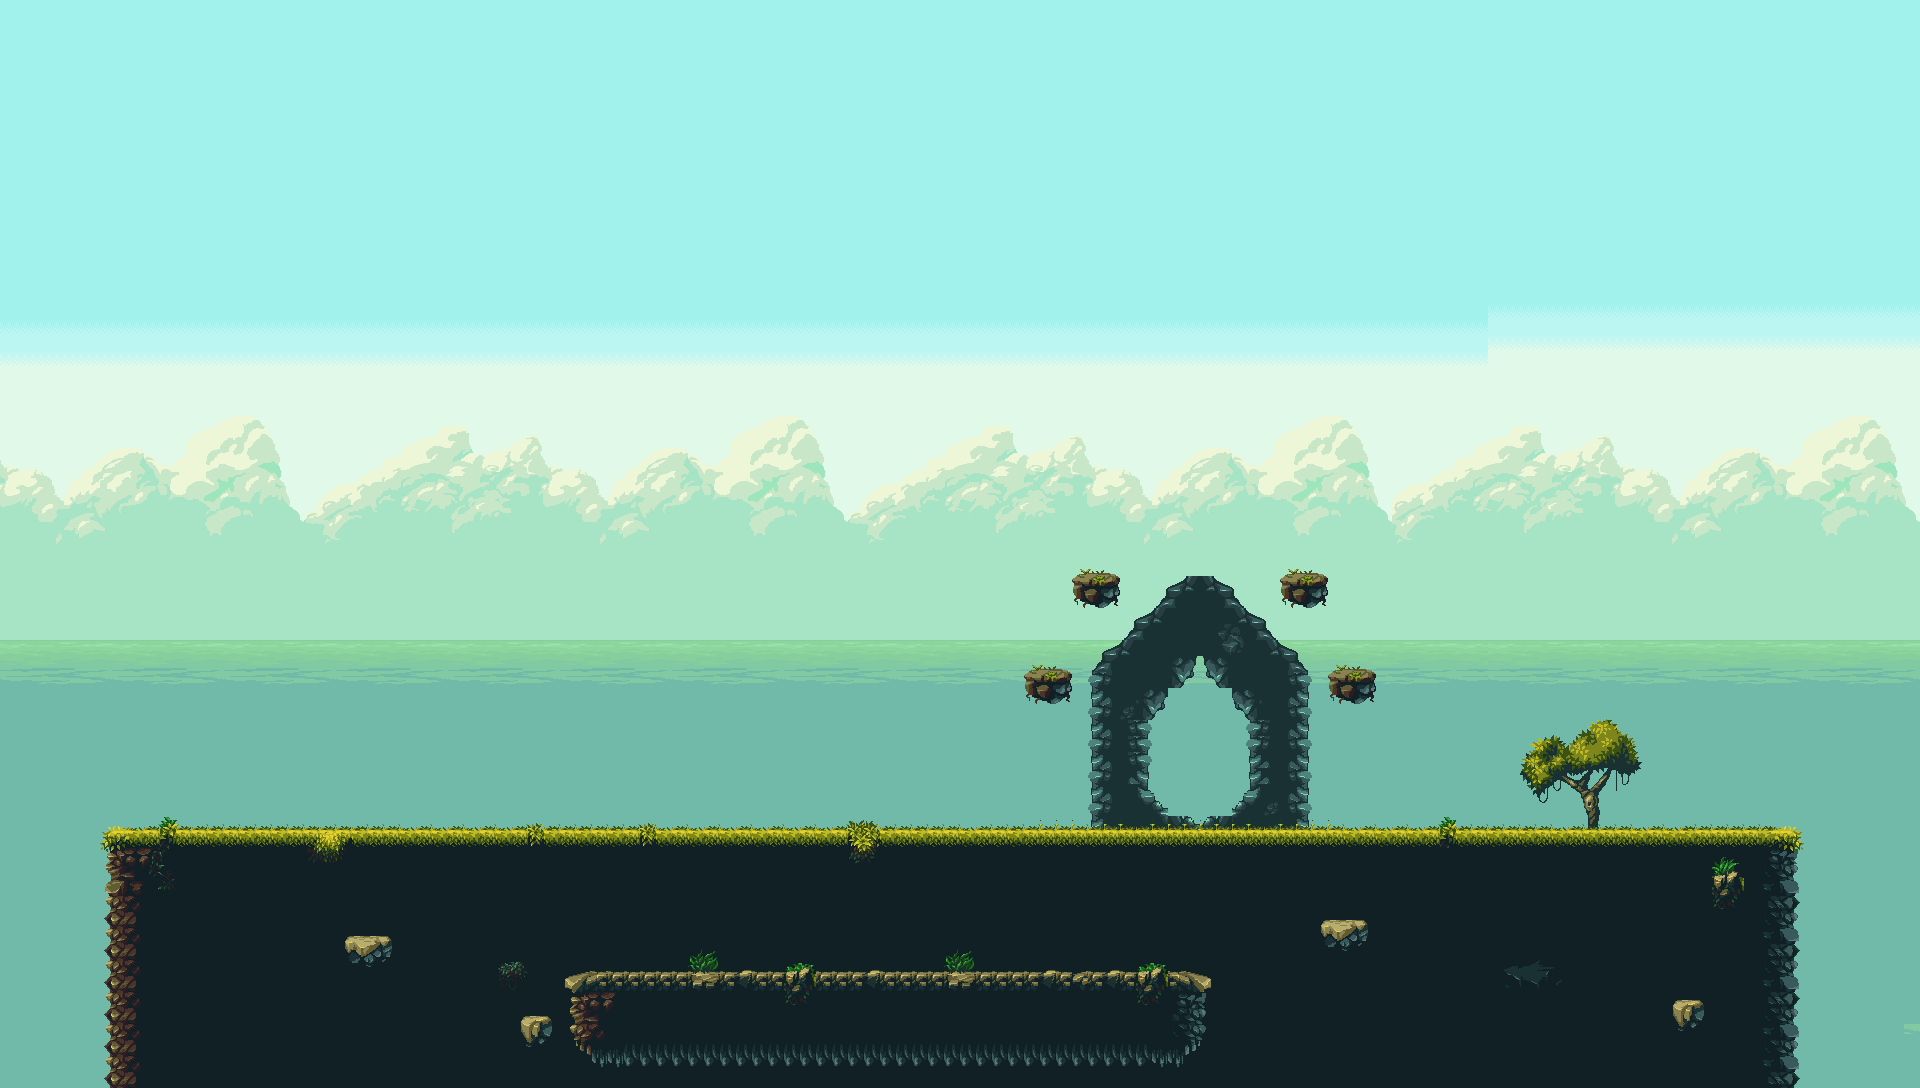

Rendered tile map (Tiled .tmx) drawn with the repository's tilesets; below, a short description and the map source with its tile grids summarised:
An orthogonal 120x68 tile map with 16x16 px tiles, 5 tile layers (Sky&Sea, Clouds, Portal, Bottom Platform, ...), 5 tilesets and 1 object.

<map version="1.2" tiledversion="1.2.2" orientation="orthogonal" renderorder="right-down" width="120" height="68" tilewidth="16" tileheight="16" infinite="0" nextlayerid="37" nextobjectid="2">
 <tileset firstgid="1" source="Base Tiles.tsx" />
 <tileset firstgid="1161" source="clouds.tsx" />
 <tileset firstgid="1637" source="far-grounds.tsx" />
 <tileset firstgid="1865" source="sea.tsx" />
 <tileset firstgid="1907" source="sky.tsx" />
 <layer id="32" name="Sky&amp;Sea" width="120" height="68">
  <data>[8160 cells, 6579 non-empty, 175 distinct tile ids]</data>
 </layer>
 <layer id="33" name="Clouds" width="120" height="68">
  <data>[8160 cells, 1680 non-empty, 476 distinct tile ids]</data>
 </layer>
 <layer id="34" name="Portal" width="120" height="68">
  <data>[8160 cells, 200 non-empty, 72 distinct tile ids]</data>
 </layer>
 <layer id="35" name="Bottom Platform" width="120" height="68">
  <data>[8160 cells, 1829 non-empty, 70 distinct tile ids]</data>
 </layer>
 <layer id="36" name="Top Platform" width="120" height="68">
  <data>[8160 cells, 733 non-empty, 267 distinct tile ids]</data>
 </layer>
 <objectgroup id="6" name="Blockers">
  <object id="1" x="114" y="832.667" width="1674" height="255.333" />
 </objectgroup>
</map>
